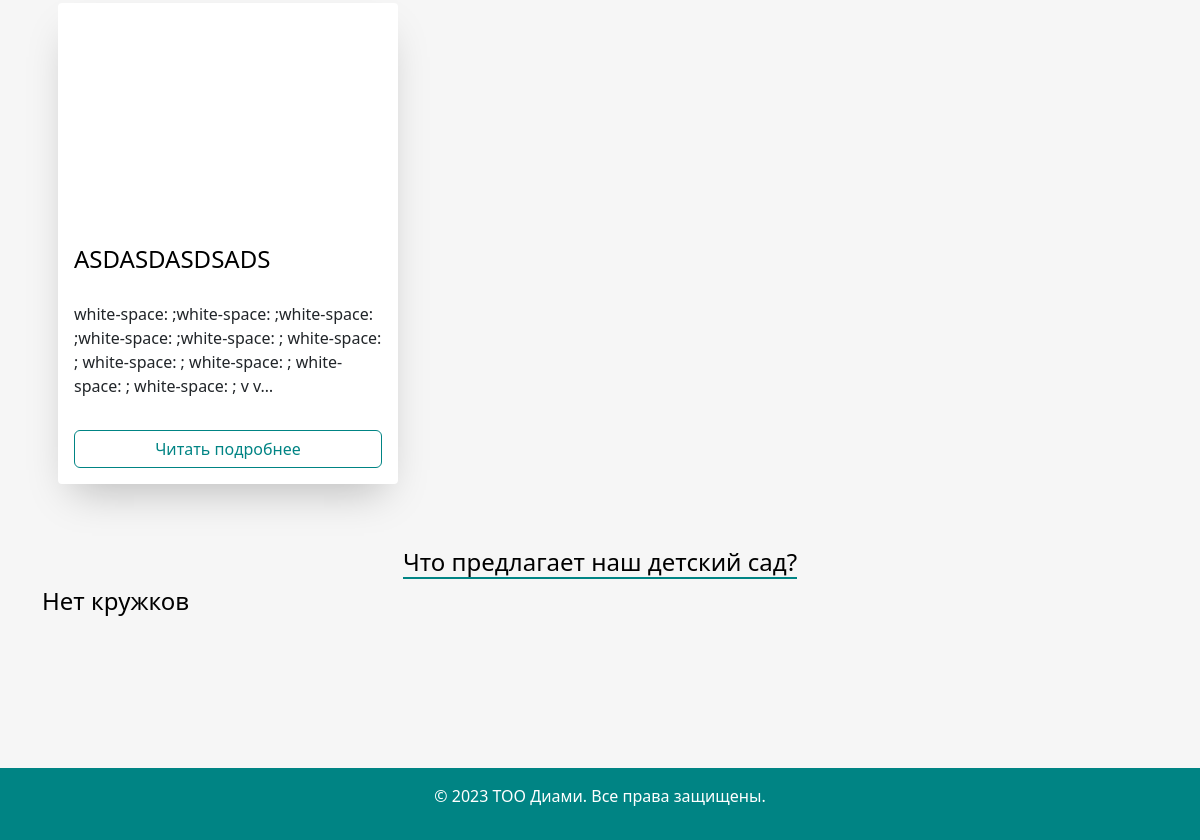
The app's page / (lower part), older data.
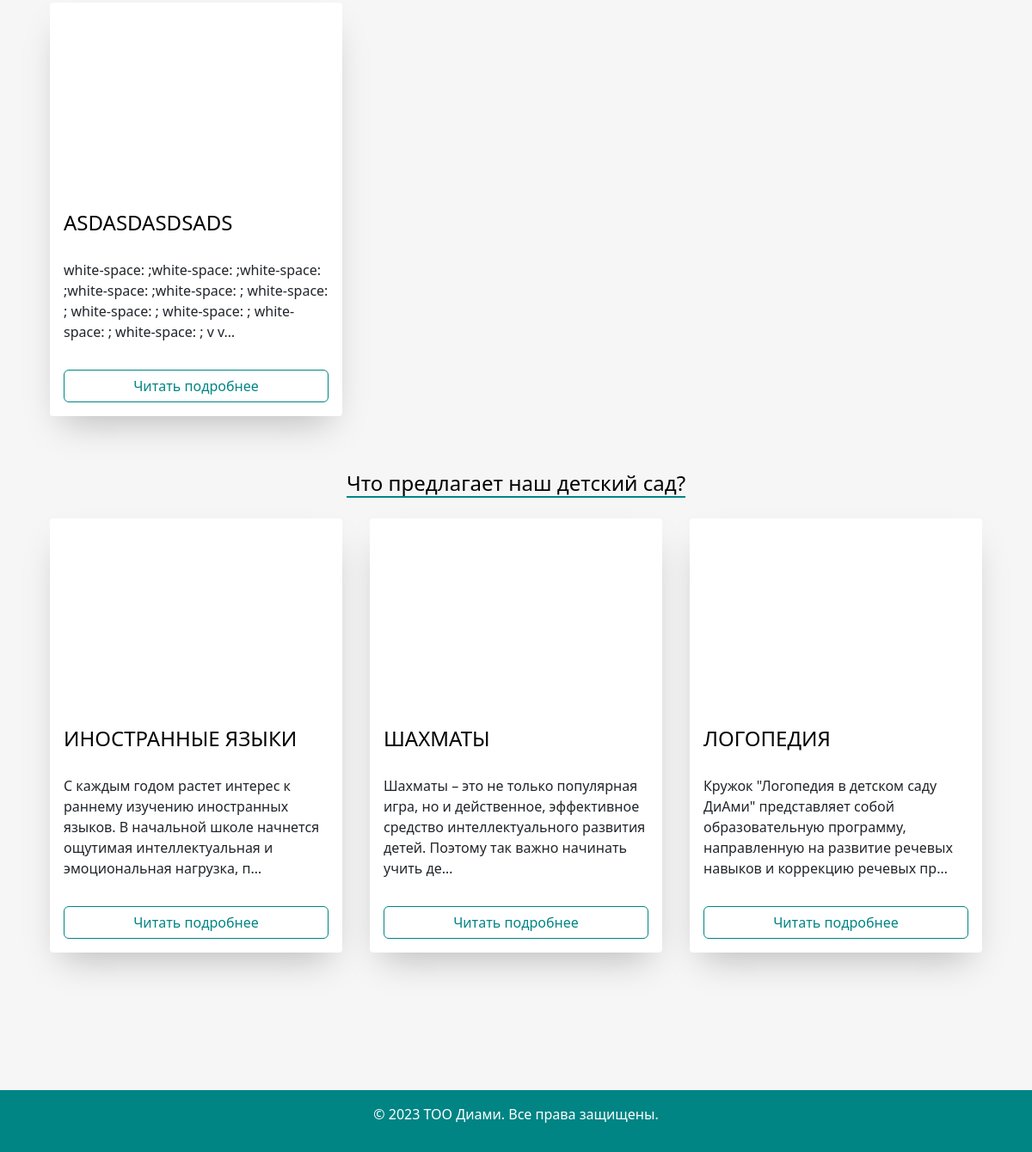
The same page, newer data.
### main/models.py (models this page shows, shortened)
class Articles(models.Model):
    title = models.CharField('Название', max_length=50)
    full_text = models.TextField('Статья', validators=[MinLengthValidator(100, 'Введите больше 100 символов')],
                                 null=True)
    date = models.DateTimeField('Дата публикации')
    image = models.ImageField(upload_to='images/', default='')
    class Meta:
        verbose_name = 'Новость'
        verbose_name_plural = 'Новости'

class Clubs(models.Model):
    name_clubs = models.CharField('Название кружка', blank=False, null=False, max_length=30)
    full_text = models.TextField('Описание кружка', validators=[MinLengthValidator(10, 'Введите больше 10 символов')],
                                 blank=False, null=False)
    disc_text = models.TextField('Доп.описание', validators=[MinLengthValidator(10, 'Введите больше 10 символов')],
                                 blank=False, default='')
    image = models.ImageField('Изображение', upload_to='images/', default='')
    class Meta:
        verbose_name = 'Кружок'
        verbose_name_plural = 'Кружки'

### main/views.py (the view)
# urls.py: path('', views.index, name='home'),
def index(request):
    news = Articles.objects.order_by('-date')
    director = Director.objects.first()
    clubs = Clubs.objects.all()
    forparents = ForParents.objects.all()
    return render(request, 'main/index.html', {'title': 'Детский сад "ДиАми"', 'news': news, 'director': director, 'clubs': clubs, 'forparents': forparents})

### main/context_clubs.py (called while the page is built)
def krujki(request):
    return {'krujki': Clubs.objects.all()}

### main/context_forparents.py (called while the page is built)
def forparents(request):
    return {'roditeli': ForParents.objects.all()}

### main/templates/main/index.html (shortened to what this page needs)
{% extends 'base.html' %}
{% load static %}
{% block content %}
    <div class="container">
        <ul class="clubs">
            {% if news %}
                {% for el in news|slice:":3" %}
                    <li class="clubs__item">
                        <div class="club">
                            <div class="club__image" style="background-image: url( {{ el.image.url }} )"></div>
                            <div class="club__content">
                                <div class="club__title">
                                    <h4>{{ el.title }}</h4>
                                </div>
                                <p class="club__text">{{ el.full_text|truncatechars:150|linebreaks }}</p>
                                <a href="{% url 'news_detail' el.id %}" class="btn btn-outline-primary">Читать
                                    подробнее</a>
                            </div>
                        </div>
                    </li>
                {% endfor %}
            {% else %}
                <h4>Нет новостей</h4>
            {% endif %}
        </ul>
    </div>
    <div class="container">
        <div class="row pt-5">
            <div class="col-md-12 col-sm-12 text-center">
                <h4 class="underline">Что предлагает наш детский сад?</h4>
            </div>
        </div>
    </div>
    <div class="container">
        <ul class="clubs">
            {% if clubs %}
                {% for el in clubs|slice:":3" %}
                    <li class="clubs__item">
                        <div class="club">
                            <div class="club__image" style="background-image: url( {{ el.image.url }} )"></div>
                            <div class="club__content">
                                <div class="club__title">
                                    <h4>{{ el.name_clubs }}</h4>
                                </div>
                                <p class="club__text">{{ el.full_text|truncatechars:150|linebreaks }}</p>
                                <a href="{% url 'clubs_detail' el.id %}" class="btn btn-outline-primary">Читать
                                    подробнее</a>
                            </div>
                        </div>
                    </li>
                {% endfor %}
            {% else %}
                <h4>Нет кружков</h4>
            {% endif %}
        </ul>
    </div>
{% endblock %}

Row changes from the older to the newer data that the page shows:
added Clubs: name_clubs "ИНОСТРАННЫЕ ЯЗЫКИ", full_text "С каждым годом растет интерес к раннему изучению иностранных языков. В начальной школе начнется ощутимая интеллектуальная и эмоциональная нагрузка, п…"
added Clubs: name_clubs "ШАХМАТЫ", full_text "Шахматы – это не только популярная игра, но и действенное, эффективное средство интеллектуального развития детей. Поэтому так важно начинать учить де…"
added Clubs: name_clubs "ЛОГОПЕДИЯ", full_text "Кружок \"Логопедия в детском саду ДиАми\" представляет собой образовательную программу, направленную на развитие речевых навыков и коррекцию речевых пр…"
Text that changed along with them:
text no longer shown: "Нет кружков"
